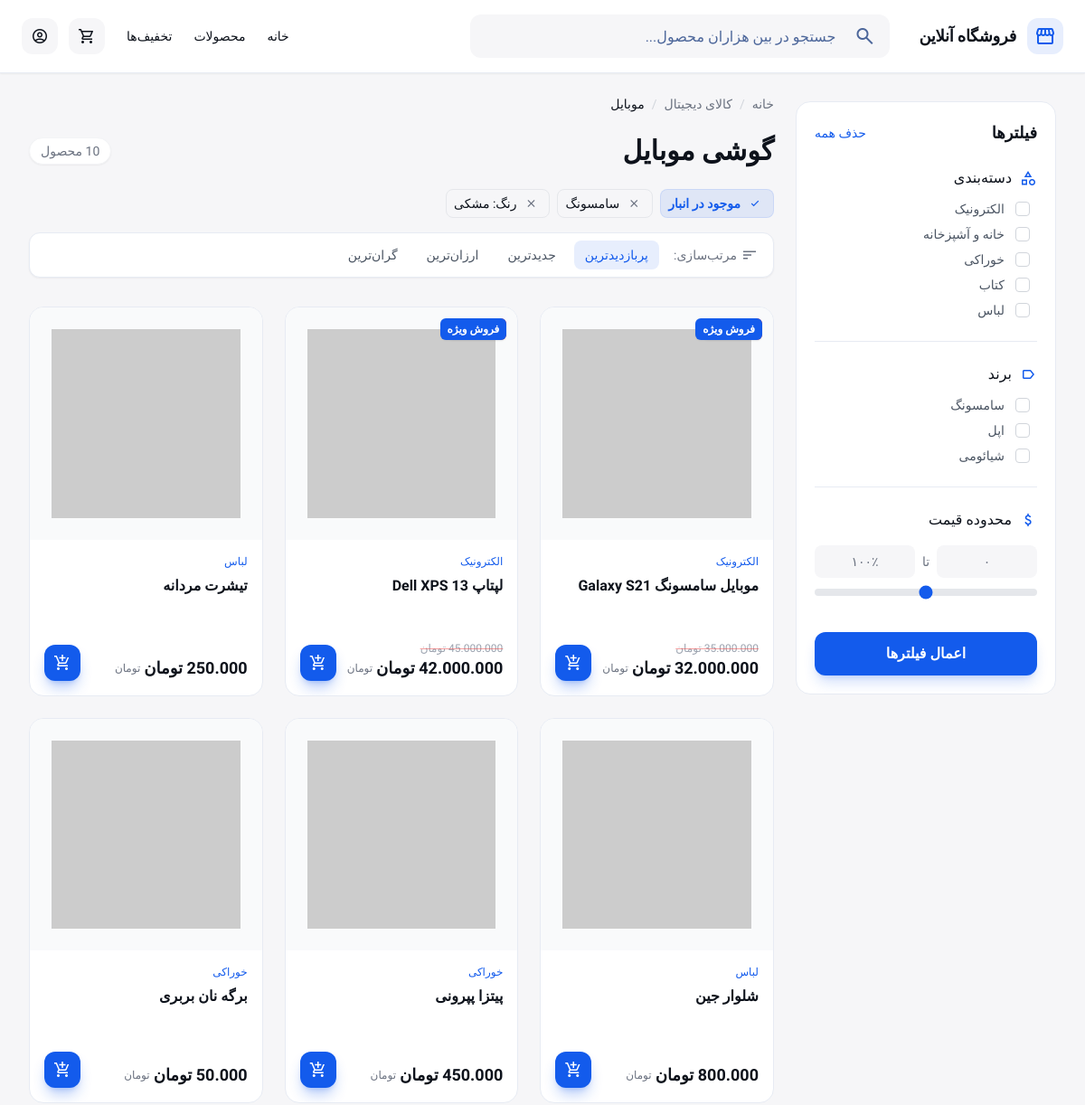
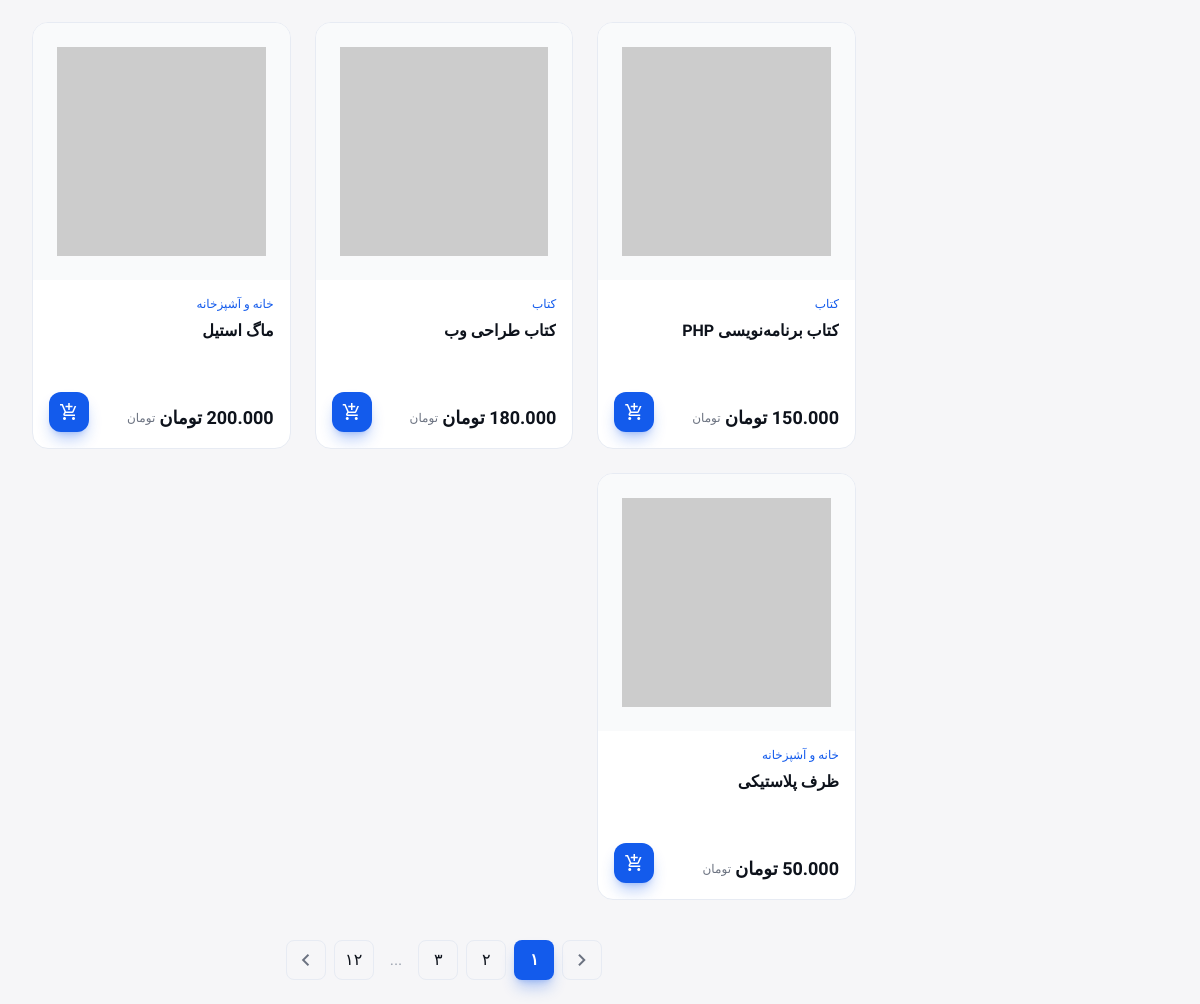
/products.php, run on the app's committed database (2 pictures, top to bottom).
### tables this page shows
CREATE TABLE IF NOT EXISTS `categories` (
    `id` int(11) NOT NULL AUTO_INCREMENT,
    `name` varchar(100) NOT NULL,
    `description` text DEFAULT NULL,
    `parent_id` int(11) DEFAULT NULL,
    `created_at` timestamp NOT NULL DEFAULT current_timestamp(),
    `updated_at` timestamp NOT NULL DEFAULT current_timestamp() ON UPDATE current_timestamp(),
    PRIMARY KEY (`id`),
    KEY `parent_id` (`parent_id`),
    FOREIGN KEY (`parent_id`) REFERENCES `categories` (`id`) ON DELETE SET NULL
);

CREATE TABLE IF NOT EXISTS `products` (
    `id` int(11) NOT NULL AUTO_INCREMENT,
    `name` varchar(200) NOT NULL,
    `description` text NOT NULL,
    `price` decimal(10,2) NOT NULL,
    `discount_price` decimal(10,2) DEFAULT NULL,
    `stock_quantity` int(11) NOT NULL DEFAULT 0,
    `category_id` int(11) NOT NULL,
    `image` varchar(255) DEFAULT NULL,
    `status` enum('active', 'inactive', 'out_of_stock') NOT NULL DEFAULT 'active',
    `created_by` int(11) NOT NULL,
    `created_at` timestamp NOT NULL DEFAULT current_timestamp(),
    `updated_at` timestamp NOT NULL DEFAULT current_timestamp() ON UPDATE current_timestamp(),
    PRIMARY KEY (`id`),
    KEY `category_id` (`category_id`),
    KEY `created_by` (`created_by`),
    FOREIGN KEY (`category_id`) REFERENCES `categories` (`id`) ON DELETE CASCADE,
    FOREIGN KEY (`created_by`) REFERENCES `users` (`id`) ON DELETE CASCADE
);

### products.php (the view, shortened to what the rows shown need)
<?php
require_once 'includes/products.php';
require_once 'includes/db.php';
$products_obj = new Products();
$products = $products_obj->get_all_products(12);
$categories = $products_obj->get_categories();
?>
<!DOCTYPE html>
<html class="light" dir="rtl" lang="fa"><head>
<script src="https://cdn.tailwindcss.com?plugins=forms,container-queries"></script>
<script id="tailwind-config">
        tailwind.config = {
            darkMode: "class",
            theme: {
                extend: {
                    colors: {
                        "primary": "#135bec",
                        "background-light": "#f6f6f8",
                        "background-dark": "#101622",
                    },
                    fontFamily: {
                        "display": ["Vazirmatn", "Inter", "sans-serif"],
                        "body": ["Vazirmatn", "Inter", "sans-serif"]
                    },
                    borderRadius: { "DEFAULT": "0.25rem", "lg": "0.5rem", "xl": "0.75rem", "full": "9999px" },
                },
            },
        }
    </script>
</head>
<body class="bg-background-light dark:bg-background-dark text-[#0d121b] dark:text-white transition-colors duration-200">
<div class="relative flex min-h-screen w-full flex-col overflow-x-hidden">
<header class="sticky top-0 z-50 flex items-center justify-between border-b border-solid border-[#e7ebf3] dark:border-gray-800 bg-white dark:bg-[#1a2233] px-6 py-4 shadow-sm">
<div class="flex items-center gap-8 w-full">
<div class="flex items-center gap-3 text-[#0d121b] dark:text-white shrink-0">
<h2 class="text-lg font-bold leading-tight tracking-[-0.015em] hidden sm:block">فروشگاه آنلاین</h2>
</div>
</div>
</header>
<div class="flex flex-col lg:flex-row max-w-[1440px] mx-auto w-full px-4 sm:px-6 lg:px-8 py-6 gap-6">
<aside class="w-full lg:w-72 shrink-0 hidden lg:flex flex-col gap-6">
<div class="bg-white dark:bg-[#1a2233] rounded-2xl p-5 border border-[#e7ebf3] dark:border-gray-800 sticky top-28">
<div class="flex items-center justify-between mb-6">
<h1 class="text-[#0d121b] dark:text-white text-lg font-bold">فیلترها</h1>
</div>
<div class="flex flex-col gap-6">
<div class="flex flex-col gap-3">
<div class="pr-2 flex flex-col gap-2">
<?php if (!empty($categories)): ?>
    <?php foreach ($categories as $category): ?>
        <label class="flex items-center gap-3 cursor-pointer group">
            <input class="size-4 rounded border-gray-300 text-primary focus:ring-primary/20 dark:bg-gray-700 dark:border-gray-600" type="checkbox"/>
            <span class="text-sm text-gray-600 dark:text-gray-300 group-hover:text-primary transition-colors"><?php echo htmlspecialchars($category['name']); ?></span>
        </label>
    <?php endforeach; ?>
<?php endif; ?>
</div>
</div>
</div>
</div>
</aside>
<main class="flex-1 flex flex-col min-w-0">
<div class="flex flex-col gap-6 mb-8">
<div class="flex flex-col sm:flex-row sm:items-center justify-between gap-4">
<h1 class="text-3xl font-bold text-[#0d121b] dark:text-white">گوشی موبایل</h1>
</div>
</div>
<div class="grid grid-cols-1 sm:grid-cols-2 lg:grid-cols-3 xl:grid-cols-3 2xl:grid-cols-4 gap-6 mb-10">
<?php if (!empty($products)): ?>
    <?php foreach ($products as $product): ?>
        <div class="group flex flex-col bg-white dark:bg-[#1a2233] rounded-2xl border border-[#e7ebf3] dark:border-gray-800 overflow-hidden hover:shadow-xl hover:shadow-primary/5 hover:border-primary/30 transition-all duration-300">
            <div class="relative pt-[100%] bg-gray-50 dark:bg-gray-800/50">
                <?php if (!empty($product['image'])): ?>
                    <img class="absolute inset-0 w-full h-full object-contain p-6 group-hover:scale-110 transition-transform duration-500"
                         src="<?php echo htmlspecialchars($product['image']); ?>"
                         alt="<?php echo htmlspecialchars($product['name']); ?>"
                         onerror="this.src='https://via.placeholder.com/300x300?text=No+Image'"/>
                <?php else: ?>
                    <img class="absolute inset-0 w-full h-full object-contain p-6 group-hover:scale-110 transition-transform duration-500"
                         src="https://via.placeholder.com/300x300?text=No+Image"
                         alt="<?php echo htmlspecialchars($product['name']); ?>"/>
                <?php endif; ?>
                <?php if ($product['discount_price'] && $product['discount_price'] < $product['price']): ?>
                    <?php
                    $discount_percentage = round(($product['price'] - $product['discount_price']) / $product['price'] * 100);
                    ?>
                    <span class="absolute top-3 right-3 bg-red-500 text-white text-xs font-bold px-2 py-1 rounded-md shadow-sm"><?php echo $discount_percentage; ?>٪ تخفیف</span>
                <?php endif; ?>
                <?php if ($product['discount_price'] && $product['discount_price'] < $product['price']): ?>
                    <span class="absolute top-3 right-3 bg-primary text-white text-xs font-bold px-2 py-1 rounded-md shadow-sm">فروش ویژه</span>
                <?php endif; ?>
            </div>
            <div class="p-4 flex flex-col flex-1 gap-2">
                <?php if (!empty($product['category_name'])): ?>
                    <div class="flex items-center gap-1">
                        <span class="text-xs text-primary font-medium"><?php echo htmlspecialchars($product['category_name']); ?></span>
                    </div>
                <?php endif; ?>
                <h3 class="text-[#0d121b] dark:text-gray-100 font-bold leading-snug line-clamp-2 min-h-[3rem]">
                    <?php echo htmlspecialchars($product['name']); ?>
                </h3>
                <div class="mt-auto pt-4 flex items-end justify-between">
                    <div class="flex flex-col">
                        <?php if ($product['discount_price'] && $product['discount_price'] < $product['price']): ?>
                            <span class="text-xs text-gray-400 line-through decoration-red-500/50">
                                <?php echo format_price($product['price']); ?>
                            </span>
                        <?php endif; ?>
                        <div class="flex items-center gap-1">
                            <?php if ($product['discount_price'] && $product['discount_price'] < $product['price']): ?>
                                <span class="text-lg font-black text-[#0d121b] dark:text-white">
                                    <?php echo format_price($product['discount_price']); ?>
                                </span>
                            <?php else: ?>
                                <span class="text-lg font-black text-[#0d121b] dark:text-white">
                                    <?php echo format_price($product['price']); ?>
                                </span>
                            <?php endif; ?>
                            <span class="text-xs text-gray-500 font-light">تومان</span>
                        </div>
                    </div>
                    <?php if ($product['stock_quantity'] > 0): ?>
                        <a href="product.php?id=<?php echo $product['id']; ?>">
                            <button class="size-10 rounded-xl bg-primary text-white flex items-center justify-center hover:bg-blue-700 transition-colors shadow-lg shadow-primary/30">
                                <span class="material-symbols-outlined text-[20px]">add_shopping_cart</span>
                            </button>
                        </a>
                    <?php else: ?>
                        <button class="size-10 rounded-xl bg-gray-100 dark:bg-gray-700 text-gray-400 flex items-center justify-center cursor-not-allowed" disabled="">
                            <span class="material-symbols-outlined text-[20px]">notifications</span>
                        </button>
                    <?php endif; ?>
                </div>
            </div>
        </div>
    <?php endforeach; ?>
<?php endif; ?>
</div>
</main>
</div>
</div>
</body></html>

### data on the page
categories: name "الکترونیک"
categories: name "خانه و آشپزخانه"
categories: name "خوراکی"
categories: name "کتاب"
categories: name "لباس"
products: shows "فروش ویژه", category.name "الکترونیک", name "موبایل سامسونگ Galaxy S21", price "35.000.000 تومان", discount_price "32.000.000 تومان"
products: shows "فروش ویژه", category.name "الکترونیک", name "لپتاپ Dell XPS 13", price "45.000.000 تومان", discount_price "42.000.000 تومان"
products: category.name "لباس", name "تیشرت مردانه", price "250.000 تومان"
products: category.name "لباس", name "شلوار جین", price "800.000 تومان"
products: category.name "خوراکی", name "پیتزا پپرونی", price "450.000 تومان"
products: category.name "خوراکی", name "برگه نان بربری", price "50.000 تومان"
products: category.name "کتاب", name "کتاب برنامه‌نویسی PHP", price "150.000 تومان"
products: category.name "کتاب", name "کتاب طراحی وب", price "180.000 تومان"
products: category.name "خانه و آشپزخانه", name "ماگ استیل", price "200.000 تومان"
products: category.name "خانه و آشپزخانه", name "ظرف پلاستیکی", price "50.000 تومان"
